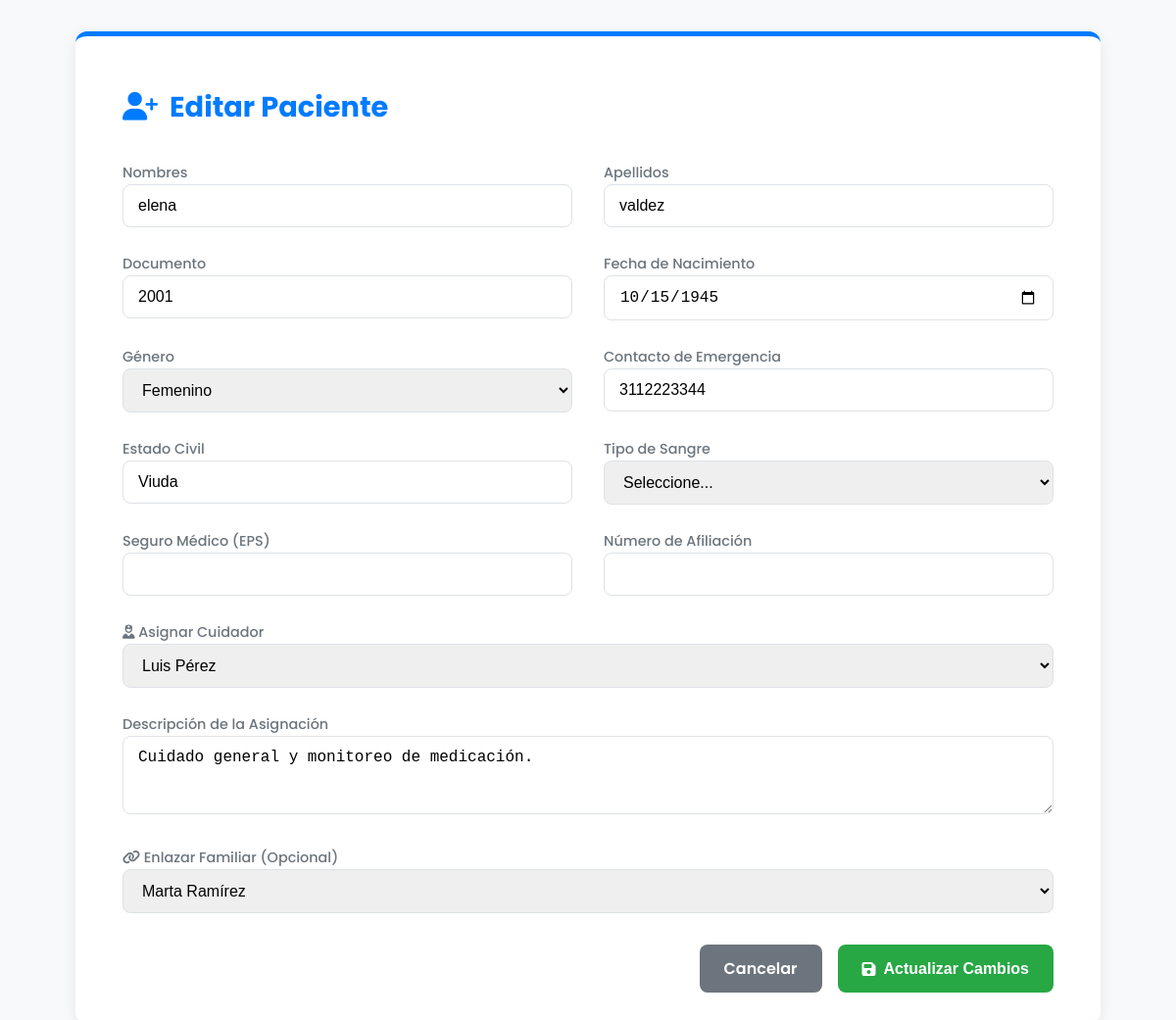
The app's page /views/admin/html_admin/agregar_paciente.php?id=1 (signed in) with its own data.
### tables this page shows
create table tb_paciente (
    id_paciente int primary key auto_increment,
    documento_identificacion int not null unique,
    nombre varchar(50) not null,
    apellido varchar(50) not null,
    fecha_nacimiento date not null,
    genero enum('Masculino','Femenino') not null,
    contacto_emergencia varchar(20) not null,
    estado_civil varchar(30) not null,
    tipo_sangre enum('A+','A-','B+','B-','AB+','AB-','O+','O-') not null,
    seguro_medico varchar(100) null,
    numero_seguro varchar(50) null,
    id_usuario_familiar int null,
    estado enum('Activo','Inactivo') default 'Activo'
);

create table tb_paciente_asignado (
    id_paciente_asignado int primary key auto_increment,
    id_usuario_cuidador int not null,
    id_usuario_administrador int not null,
    id_paciente int not null,
    descripcion varchar(250) null,
    estado enum('Activo','Inactivo') default 'Activo'
);

create table tb_usuario (
    id_usuario int primary key auto_increment,
    tipo_documento enum('CC','CE','PA') not null,
    documento_identificacion int not null unique,
    nombre varchar(50) not null,
    apellido varchar(50) not null,
    direccion varchar(250) not null,
    correo_electronico varchar(100) not null unique,
    contraseña varchar(255) not null,
    estado enum('Activo','Inactivo') default 'Activo',
    id_rol int not null,
     
    fecha_contratacion date null,
    tipo_contrato varchar(50) null,
    contacto_emergencia varchar(20) null,
    fecha_nacimiento date null,
     
    parentesco varchar(50) null
);

### models/clases/pacientes.php (called while the page is built, shortened)
<?php
class Paciente {
    private $conn;
    public function __construct() {
        require(__DIR__ . '/../data_base/database.php');
        $this->conn = $conn;
    }
    public function obtenerPorId($id_paciente) {
        try {
            $query = $this->conn->prepare("SELECT * FROM tb_paciente WHERE id_paciente = ?");
            $query->execute([$id_paciente]);
            return $query->fetch(PDO::FETCH_ASSOC);
        } catch (Exception $e) {
            throw new Exception("Error al obtener paciente por ID: " . $e->getMessage());
        }
    }
    public function obtenerAsignacionActiva($id_paciente) {
        try {
            $query = $this->conn->prepare("SELECT id_usuario_cuidador, descripcion FROM tb_paciente_asignado WHERE id_paciente = ? AND estado = 'Activo' LIMIT 1");
            $query->execute([$id_paciente]);
            return $query->fetch(PDO::FETCH_ASSOC);
        } catch (Exception $e) {
            return null;
        }
    }
}
?>

### models/clases/usuario.php (called while the page is built, shortened)
<?php
    class usuario{
        protected $conn;
        public function __construct() {
            include(__DIR__ . '/../data_base/database.php');
            $this->conn = $conn;
        }
        public function obtenerUsuariosPorRol($nombre_rol) {
            try {
                $query = $this->conn->prepare("
                    SELECT u.id_usuario, u.nombre, u.apellido
                    FROM tb_usuario u
                    JOIN tb_rol r ON u.id_rol = r.id_rol
                    WHERE r.nombre_rol = ? AND u.estado = 'Activo'
                    ORDER BY u.apellido, u.nombre
                ");
                $query->execute([$nombre_rol]);
                return $query->fetchAll(PDO::FETCH_ASSOC);
            } catch (Exception $e) {
                error_log("Error al obtener usuarios por rol: " . $e->getMessage());
                return [];
            }
        }
    }
?>

### views/admin/html_admin/agregar_paciente.php (the view, shortened to what this page needs)
<?php
require_once __DIR__ . '/../../../models/clases/pacientes.php';
require_once __DIR__ . '/../../../models/clases/usuario.php';
$user_model = new usuario();
$lista_familiares = $user_model->obtenerUsuariosPorRol('Familiar');
$lista_cuidadores = $user_model->obtenerUsuariosPorRol('Cuidador');
$modo_edicion = false;
$datos_paciente = [];
$asignacion_activa = null;
if (isset($_GET['id']) && is_numeric($_GET['id'])) {
    $modo_edicion = true;
    $pacienteModel = new Paciente();
    $datos_paciente = $pacienteModel->obtenerPorId($_GET['id']);
    $asignacion_activa = $pacienteModel->obtenerAsignacionActiva($_GET['id']);
}
?>
<!DOCTYPE html>
<html lang="es">
<head>
    <link rel="stylesheet" href="https://cdnjs.cloudflare.com/ajax/libs/font-awesome/6.1.1/css/all.min.css">
</head>
<body>
    <div class="container">
        <h1><i class="fas fa-user-plus"></i> <?= $modo_edicion ? 'Editar Paciente' : 'Registrar Paciente' ?></h1>
        <form action="../../../controllers/admin/paciente_controller.php" method="POST">
            <div class="form-grid">
                <div class="form-group"><label>Nombres</label><input type="text" name="nombre" value="<?= htmlspecialchars($datos_paciente['nombre'] ?? '') ?>" required></div>
                <div class="form-group"><label>Apellidos</label><input type="text" name="apellido" value="<?= htmlspecialchars($datos_paciente['apellido'] ?? '') ?>" required></div>
                <div class="form-group"><label>Documento</label><input type="number" name="documento_identificacion" value="<?= htmlspecialchars($datos_paciente['documento_identificacion'] ?? '') ?>" required></div>
                <div class="form-group"><label>Fecha de Nacimiento</label><input type="date" name="fecha_nacimiento" value="<?= htmlspecialchars($datos_paciente['fecha_nacimiento'] ?? '') ?>" required></div>
                <div class="form-group"><label>Género</label><select name="genero" required><option value="Femenino" <?= (($datos_paciente['genero'] ?? '') == 'Femenino') ? 'selected' : '' ?>>Femenino</option></select></div>
                <div class="form-group"><label>Contacto de Emergencia</label><input type="text" name="contacto_emergencia" value="<?= htmlspecialchars($datos_paciente['contacto_emergencia'] ?? '') ?>" required></div>
                <div class="form-group"><label>Estado Civil</label><input type="text" name="estado_civil" value="<?= htmlspecialchars($datos_paciente['estado_civil'] ?? '') ?>" required></div>
                <div class="form-group"><label>Tipo de Sangre</label><select name="tipo_sangre" required><option value="">Seleccione...</option></select></div>
                <div class="form-group"><label>Seguro Médico (EPS)</label><input type="text" name="seguro_medico" value="<?= htmlspecialchars($datos_paciente['seguro_medico'] ?? '') ?>"></div>
                <div class="form-group"><label>Número de Afiliación</label><input type="text" name="numero_seguro" value="<?= htmlspecialchars($datos_paciente['numero_seguro'] ?? '') ?>"></div>
                <div class="form-group full-width">
                    <label for="id_usuario_cuidador"><i class="fas fa-user-nurse"></i> Asignar Cuidador</label>
                    <select name="id_usuario_cuidador" id="id_usuario_cuidador" required>
                        <?php foreach ($lista_cuidadores as $cuidador): ?>
                            <option value="<?= $cuidador['id_usuario'] ?>" <?= ($asignacion_activa && $asignacion_activa['id_usuario_cuidador'] == $cuidador['id_usuario']) ? 'selected' : '' ?>>
                                <?= htmlspecialchars($cuidador['nombre'] . ' ' . $cuidador['apellido']) ?>
                            </option>
                        <?php endforeach; ?>
                    </select>
                </div>
                <div class="form-group full-width">
                    <label for="descripcion_asignacion">Descripción de la Asignación</label>
                    <textarea name="descripcion_asignacion" id="descripcion_asignacion" rows="3" placeholder="Ej: Asignado para cubrir turno. Paciente requiere supervisión constante."><?= htmlspecialchars($asignacion_activa['descripcion'] ?? '') ?></textarea>
                </div>
                <div class="form-group full-width">
                    <label for="id_usuario_familiar"><i class="fas fa-link"></i> Enlazar Familiar (Opcional)</label>
                    <select name="id_usuario_familiar" id="id_usuario_familiar">
                        <?php foreach ($lista_familiares as $familiar):?>
                            <option value="<?=$familiar['id_usuario']?>" <?= (isset($datos_paciente['id_usuario_familiar']) && $datos_paciente['id_usuario_familiar'] == $familiar['id_usuario']) ? 'selected' : '' ?>>
                                <?= htmlspecialchars($familiar['nombre'].' '.$familiar['apellido']) ?>
                            </option>
                        <?php endforeach;?>
                    </select>
                </div>
            </div>
            <div class="toolbar">
                <a href="admin_pacientes.php" class="btn btn-secondary">Cancelar</a>
                <button type="submit" class="btn btn-primary"><i class="fas fa-save"></i> <?= $modo_edicion ? 'Actualizar Cambios' : 'Guardar Paciente' ?></button>
            </div>
        </form>
    </div>
</body>
</html>

### views/admin/html_admin/agregar_paciente.php (style rules this page uses)
:root { --primary-color: #007bff; --light-gray: #f8f9fa; --medium-gray: #dee2e6; --dark-gray: #6c757d; --text-color: #212529; --white: #ffffff; --shadow: 0 4px 15px rgba(0, 0, 0, 0.08); --success-color: #28a745; }
body { font-family: 'Poppins', sans-serif; background-color: var(--light-gray); margin: 0; padding: 2rem; }
.container { max-width: 950px; margin: 0 auto; background: var(--white); padding: 2rem 3rem; border-radius: 12px; box-shadow: var(--shadow); border-top: 5px solid var(--primary-color); }
h1 { font-size: 1.8rem; margin-bottom: 2rem; display: flex; align-items: center; gap: 12px; color: var(--primary-color); }
.form-grid { display: grid; grid-template-columns: 1fr 1fr; gap: 1.5rem 2rem; }
.form-group label { margin-bottom: 8px; font-weight: 500; color: var(--dark-gray); font-size: 0.9rem; }
input, select, textarea { width: 100%; padding: 12px 15px; border: 1px solid var(--medium-gray); border-radius: 8px; font-size: 1rem; box-sizing: border-box; }
textarea { resize: vertical; min-height: 80px; }
.full-width { grid-column: 1 / -1; }
.toolbar { margin-top: 2rem; display: flex; justify-content: flex-end; gap: 1rem; }
.btn { padding: 12px 25px; border: none; border-radius: 8px; font-size: 1rem; font-weight: 600; cursor: pointer; text-decoration: none; display: inline-flex; align-items: center; gap: 8px; }
.btn-primary { background: var(--success-color); color: var(--white); }
.btn-secondary { background-color: var(--dark-gray); color: var(--white); }

### records on screen
tb_paciente: nombre "elena", apellido "valdez", documento_identificacion "2001", fecha_nacimiento "10/15/1945", genero "Femenino", contacto_emergencia "3112223344", estado_civil "Viuda", id_usuario_familiar "Marta Ramírez"
tb_paciente_asignado: id_usuario_cuidador "Luis Pérez", descripcion_asignacion "Cuidado general y monitoreo de medicación."
